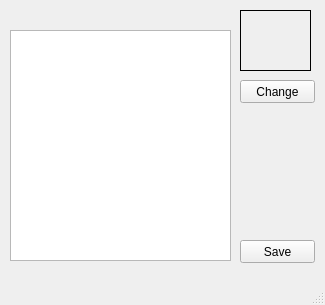
<?xml version="1.0" encoding="UTF-8"?>
<ui version="4.0">
 <class>Profile</class>
 <widget class="QMainWindow" name="Profile">
  <property name="geometry">
   <rect>
    <x>0</x>
    <y>0</y>
    <width>325</width>
    <height>305</height>
   </rect>
  </property>
  <property name="windowTitle">
   <string>MainWindow</string>
  </property>
  <widget class="QWidget" name="centralwidget">
   <widget class="QLabel" name="label">
    <property name="geometry">
     <rect>
      <x>240</x>
      <y>10</y>
      <width>71</width>
      <height>61</height>
     </rect>
    </property>
    <property name="frameShape">
     <enum>QFrame::Box</enum>
    </property>
    <property name="text">
     <string/>
    </property>
   </widget>
   <widget class="QPushButton" name="pushButton">
    <property name="geometry">
     <rect>
      <x>240</x>
      <y>80</y>
      <width>75</width>
      <height>23</height>
     </rect>
    </property>
    <property name="text">
     <string>Change</string>
    </property>
   </widget>
   <widget class="QTextEdit" name="textEdit">
    <property name="geometry">
     <rect>
      <x>10</x>
      <y>30</y>
      <width>221</width>
      <height>231</height>
     </rect>
    </property>
   </widget>
   <widget class="QLabel" name="nameLabel">
    <property name="geometry">
     <rect>
      <x>10</x>
      <y>0</y>
      <width>221</width>
      <height>20</height>
     </rect>
    </property>
    <property name="text">
     <string/>
    </property>
    <property name="textInteractionFlags">
     <set>Qt::LinksAccessibleByMouse</set>
    </property>
   </widget>
   <widget class="QPushButton" name="pushButton_2">
    <property name="geometry">
     <rect>
      <x>240</x>
      <y>240</y>
      <width>75</width>
      <height>23</height>
     </rect>
    </property>
    <property name="text">
     <string>Save</string>
    </property>
   </widget>
  </widget>
  <widget class="QMenuBar" name="menubar">
   <property name="geometry">
    <rect>
     <x>0</x>
     <y>0</y>
     <width>325</width>
     <height>21</height>
    </rect>
   </property>
  </widget>
  <widget class="QStatusBar" name="statusbar"/>
 </widget>
 <resources/>
 <connections/>
</ui>
